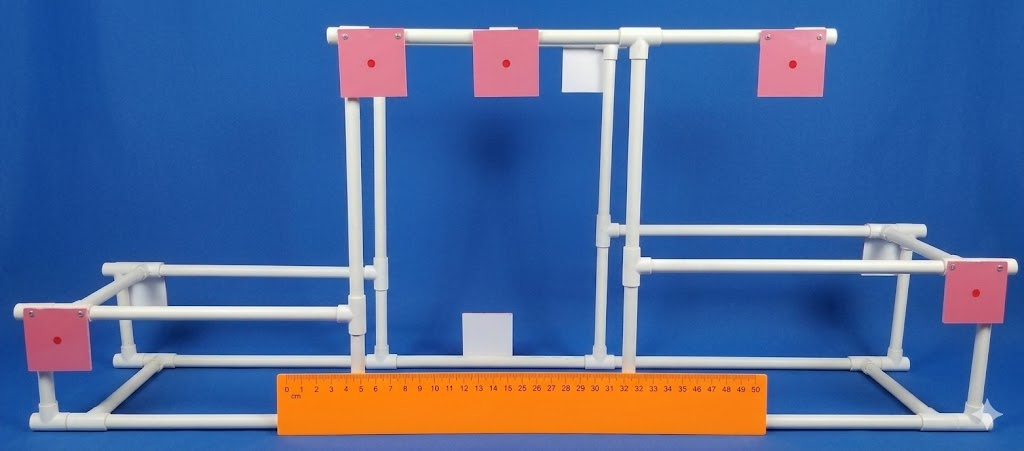
#> input picture Task 1.2/righello.jpg, 1024 x 451 px
$ python genera_test_verde.py
#> lines starting #> are read from the running program, lines starting #| are printed output that depends on the picture; after the words box and inside, x2 and y2 are one past the last pixel; in counts of white or black regions, pixels touching at a corner belong together
"""Genera immagini di test SINTETICHE con righello verde.

Le foto originali del coral garden hanno il righello arancione (`righello.jpg`)
o trasparente (`nuova.jpg`), quindi dopo il passaggio del rilevatore al verde non
verrebbero piu' riconosciute. Questo script ricolora i pixel arancioni del righello
in verde (sposta solo la tonalita' H, mantenendo saturazione e luminosita') e produce:

  - fronte.jpg : righello.jpg con righello verde (vista frontale)
  - retro.jpg  : la stessa immagine specchiata orizzontalmente, a simulare la vista
                 posteriore con il righello in una posizione diversa ("spostato")

Servono SOLO per provare la pipeline end-to-end: in gara verranno sostituite dalle
foto reali del ROV. I target rosa/magenta (H~160-175) NON rientrano nel range
arancione e quindi non vengono toccati.
"""

import cv2
import numpy as np

# Range HSV dell'arancione del righello originale (stesso usato dalla vecchia Fase 1).
LOWER_ORANGE = np.array([5, 150, 150])
UPPER_ORANGE = np.array([25, 255, 255])
GREEN_HUE = 60  # tonalita' verde target (OpenCV H 0-180)


def ricolora_in_verde(img):
    """Ritorna una copia di img con i pixel arancioni del righello portati a verde."""
    hsv = cv2.cvtColor(img, cv2.COLOR_BGR2HSV)
    mask = cv2.inRange(hsv, LOWER_ORANGE, UPPER_ORANGE)
    hsv[mask > 0, 0] = GREEN_HUE  # cambio solo la tonalita', S e V restano
    return cv2.cvtColor(hsv, cv2.COLOR_HSV2BGR)


def main():
    sorgente = "righello.jpg"
    img = cv2.imread(sorgente)
#> img is the input picture: shape (451, 1024, 3); mean B, G, R 154.8, 105, 78
    if img is None:
        print(f"Errore: impossibile caricare {sorgente}")
        return

    fronte = ricolora_in_verde(img)
#> in ricolora_in_verde, `hsv = cv2.cvtColor(img, cv2.COLOR_BGR2HSV)`: hsv: shape (451, 1024, 3); mean H, S, V 100.9, 172.7, 172.5
#> in ricolora_in_verde, `mask = cv2.inRange(hsv, LOWER_ORANGE, UPPER_ORANGE)`:
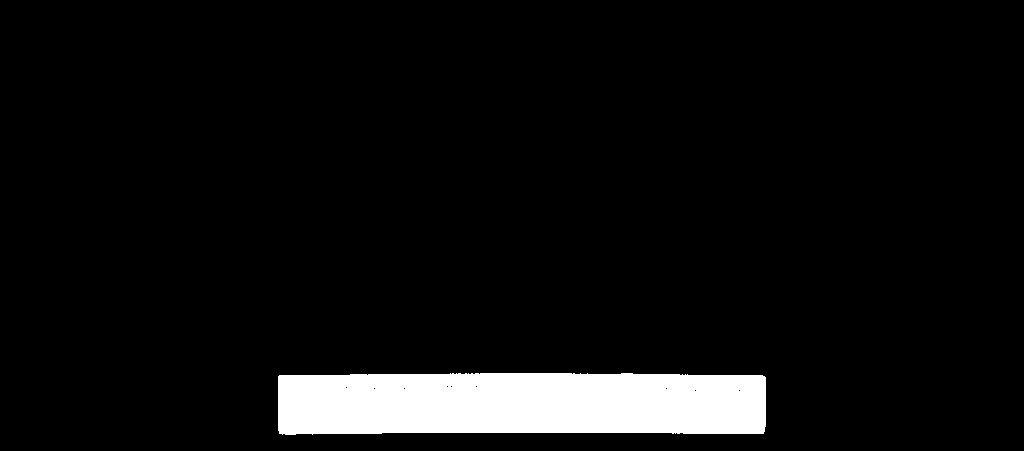
#> mask: shape (451, 1024); 6.3% white; 1 white region, box (x1, y1, x2, y2) and area: (278, 373, 766, 435) 28940
#> in ricolora_in_verde, `hsv[mask > 0, 0] = GREEN_HUE  # cambio solo la tonalita', S e V restano`: hsv: shape (451, 1024, 3); mean H, S, V 103.8, 172.7, 172.5
#> in ricolora_in_verde, `return cv2.cvtColor(hsv, cv2.COLOR_HSV2BGR)`:
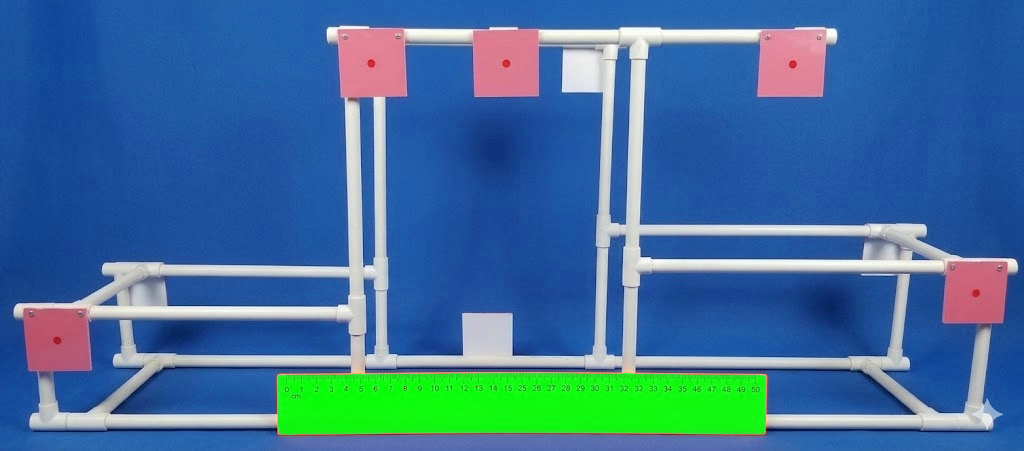
#> returned value: shape (451, 1024, 3); mean B, G, R 154.7, 112, 63.6
    cv2.imwrite("fronte.jpg", fronte)
    print("Creato fronte.jpg (righello verde, vista frontale)")

    # Vista 'retro' simulata: specchio orizzontale (righello in posizione diversa).
    retro = ricolora_in_verde(cv2.flip(img, 1))
#> in ricolora_in_verde (call 2), `hsv = cv2.cvtColor(img, cv2.COLOR_BGR2HSV)`: hsv: shape (451, 1024, 3); mean H, S, V 100.9, 172.7, 172.5
#> in ricolora_in_verde (call 2), `hsv = cv2.cvtColor(img, cv2.COLOR_BGR2HSV)`:
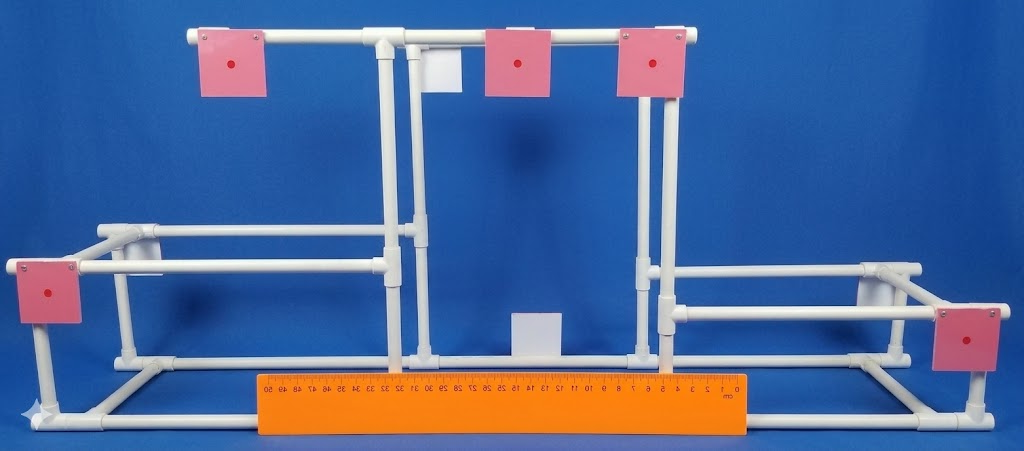
#> img: shape (451, 1024, 3); mean B, G, R 154.8, 105, 78
#> in ricolora_in_verde (call 2), `mask = cv2.inRange(hsv, LOWER_ORANGE, UPPER_ORANGE)`:
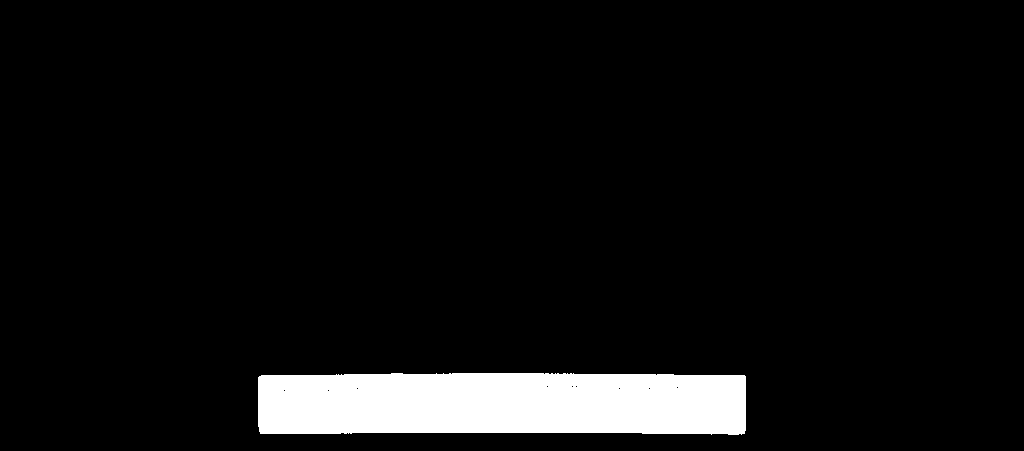
#> mask: shape (451, 1024); 6.3% white; 1 white region, box (x1, y1, x2, y2) and area: (258, 373, 746, 435) 28940
#> in ricolora_in_verde (call 2), `hsv[mask > 0, 0] = GREEN_HUE  # cambio solo la tonalita', S e V restano`: hsv: shape (451, 1024, 3); mean H, S, V 103.8, 172.7, 172.5
#> in ricolora_in_verde (call 2), `return cv2.cvtColor(hsv, cv2.COLOR_HSV2BGR)`:
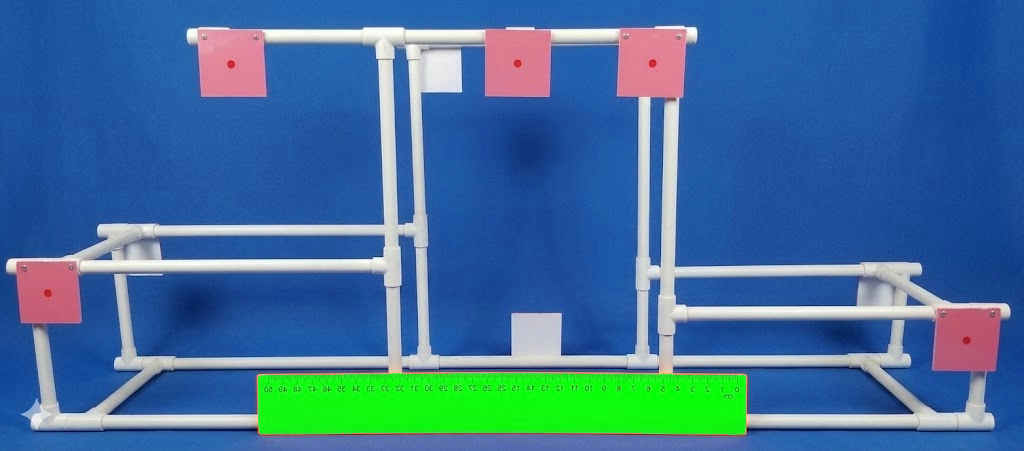
#> returned value: shape (451, 1024, 3); mean B, G, R 154.7, 112, 63.6
    cv2.imwrite("retro.jpg", retro)
    print("Creato retro.jpg (righello verde, vista posteriore simulata)")


if __name__ == "__main__":
    main()
